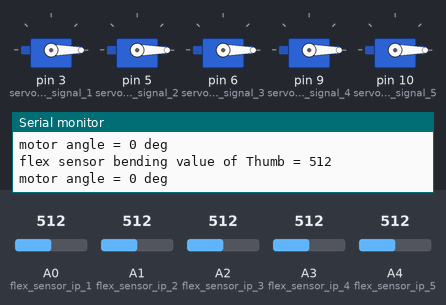
A sketch run on a simulated Arduino Uno, built with avr-gcc and run on an emulated ATmega328P. On the bench: 5 × servo, the last lines printed to the serial monitor. The test bench sets the inputs (shaded band); at power-on: A0 (flex_sensor_ip_1) = 512, A1 (flex_sensor_ip_2) = 512, A2 (flex_sensor_ip_3) = 512, A3 (flex_sensor_ip_4) = 512, A4 (flex_sensor_ip_5) = 512.

Above: at 2.0 s.
2.1 s: A0 (flex_sensor_ip_1) set to 104
6.7 s: A0 (flex_sensor_ip_1) set to 89
At 12.8 s:
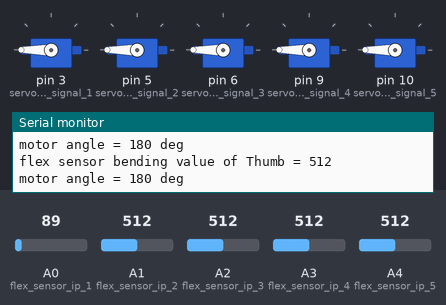
Timing chart, 0 to 19.0 s (numbered marks = the images above; inputs shaded):
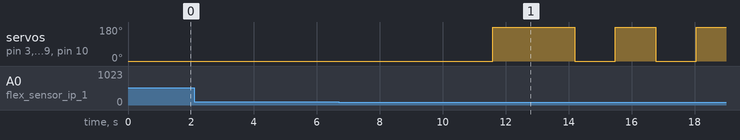

The sketch:

Final_Code.ino
```cpp
//Program to

#include <Servo.h>  // header file for servo library functions

#define flex_sensor_ip_1 A0 // flex sensor pin as A0 to observe movement for index finger
#define flex_sensor_ip_2 A1 // flex sensor pin as A1 to observe movement for middle finger
#define flex_sensor_ip_3 A2 // flex sensor pin as A2 to observe movement for Ring finger
#define flex_sensor_ip_4 A3 // flex sensor pin as A3 to observe movement for small finger
#define flex_sensor_ip_5 A4 // flex sensor pin as A0 to observe movement for Thumb

#define servo_motor_signal_1 3 // servo motor PWM ip signal as pin 3 to mimic movements of index finger.
#define servo_motor_signal_2 5 // servo motor PWM ip signal as pin 5 to mimic movements of middle finger.
#define servo_motor_signal_3 6 // servo motor PWM ip signal as pin 6 to mimic movements of Ring finger.
#define servo_motor_signal_4 9 // servo motor PWM ip signal as pin 9 to mimic movements of small finger.
#define servo_motor_signal_5 10 // servo motor PWM ip signal as pin 10 to mimic movements of Thumb.

Servo servo_motor_1;// create instance of servo class
Servo servo_motor_2;
Servo servo_motor_3;
Servo servo_motor_4;
Servo servo_motor_5;

int servo_angle_1, actual_motor_angle_1;
int servo_angle_2, actual_motor_angle_2;
int servo_angle_3, actual_motor_angle_3;
int servo_angle_4, actual_motor_angle_4;
int servo_angle_5, actual_motor_angle_5;


void setup()

  {
servo_motor_1.attach(servo_motor_signal_1); // attach servo motor
servo_motor_2.attach(servo_motor_signal_2); // attach servo motor
servo_motor_3.attach(servo_motor_signal_3); // attach servo motor
servo_motor_4.attach(servo_motor_signal_4); // attach servo motor
servo_motor_5.attach(servo_motor_signal_5); // attach servo motor

Serial.begin(9600); // initialize serial communication

servo_motor_1.write(90);// set motor angle to 90 deg
servo_motor_2.write(90);
servo_motor_3.write(90);
servo_motor_4.write(90);
servo_motor_5.write(90);
  }

void loop()
  {

int flex_sensor_value_1 = analogRead(flex_sensor_ip_1);// read flex sensor
int flex_sensor_value_2 = analogRead(flex_sensor_ip_2);
int flex_sensor_value_3 = analogRead(flex_sensor_ip_3);
int flex_sensor_value_4 = analogRead(flex_sensor_ip_4);
int flex_sensor_value_5 = analogRead(flex_sensor_ip_5);

// map its values in to servo motor angle values

servo_angle_1 = map(servo_angle_1,820,960,0,180);
servo_angle_2 = map(servo_angle_2,820,960,0,180);
servo_angle_3 = map(servo_angle_3,820,960,0,180);
servo_angle_4 = map(servo_angle_4,820,960,0,180);
servo_angle_5 = map(servo_angle_5,820,960,0,180);


servo_motor_1.write(servo_angle_1);// rotate servo motor
servo_motor_2.write(servo_angle_2);
servo_motor_3.write(servo_angle_3);
servo_motor_4.write(servo_angle_4);
servo_motor_5.write(servo_angle_5);

actual_motor_angle_1 = servo_motor_1.read();// read motor angle
actual_motor_angle_2 = servo_motor_2.read();
actual_motor_angle_3 = servo_motor_3.read();
actual_motor_angle_4 = servo_motor_4.read();
actual_motor_angle_5 = servo_motor_5.read();

//Index Finger
Serial.print("flex sensor bending value of index finger  = ");
Serial.println(flex_sensor_value_1); // display sensor value
Serial.print("motor angle = ");
Serial.print(actual_motor_angle_1); // and motor angle
Serial.println(" deg");

//Middle Finger
Serial.print("flex sensor bending value of middle finger = ");
Serial.println(flex_sensor_value_2); // display sensor value
Serial.print("motor angle = ");
Serial.print(actual_motor_angle_2); // and motor angle
Serial.println(" deg");

//Ring Finger
Serial.print("flex sensor bending value of ring finger = ");
Serial.println(flex_sensor_value_3); // display sensor value
Serial.print("motor angle = ");
Serial.print(actual_motor_angle_3); // and motor angle
Serial.println(" deg");

//Small Finger
Serial.print("flex sensor bending value small finger = ");
Serial.println(flex_sensor_value_4); // display sensor value
Serial.print("motor angle = ");
Serial.print(actual_motor_angle_4); // and motor angle
Serial.println(" deg");

// Thumb
Serial.print("flex sensor bending value of Thumb = ");
Serial.println(flex_sensor_value_5); // display sensor value
Serial.print("motor angle = ");
Serial.print(actual_motor_angle_5); // and motor angle
Serial.println(" deg");

delay(1000);

  }
```

Measured:
- the behaviour switches between 100 and 99 on A0 (flex_sensor_ip_1) (found by bisection; images 0 and 1)
